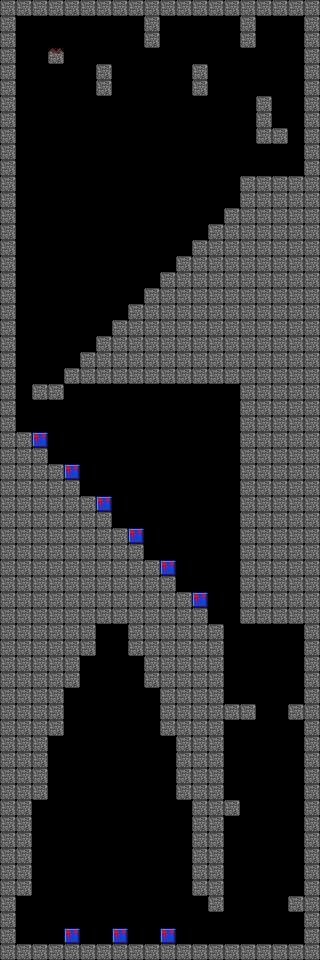

Tiled map render using the project's own tile images. Description and the map definition, with tile-layer contents summarised, below:
An orthogonal 20x60 tile map with 16x16 px tiles, 1 tile layer (blocks) and 5 objects.

<map version="1.0" orientation="orthogonal" width="20" height="60" tilewidth="16" tileheight="16">
 <properties>
  <property name="height" value="60" />
  <property name="max_blocks" value="-1:-1:-1" />
  <property name="width" value="20" />
 </properties>
 <tileset firstgid="1" source="blocks.tsx" />
 <layer name="blocks" width="20" height="60">
  <data>[1200 cells, 597 non-empty, 6 distinct tile ids]</data>
 </layer>
 <objectgroup name="objects" width="20" height="60">
  <object x="16" y="912" width="16" height="16">
   <properties>
    <property name="spawn_point" value="" />
   </properties>
  </object>
  <object x="224" y="624" width="80" height="80">
   <properties>
    <property name="gravity" value="" />
   </properties>
  </object>
  <object x="48" y="128" width="16" height="192">
   <properties>
    <property name="gravity" value="" />
   </properties>
  </object>
  <object x="112" y="128" width="16" height="128">
   <properties>
    <property name="gravity" value="" />
   </properties>
  </object>
  <object x="176" y="128" width="16" height="64">
   <properties>
    <property name="gravity" value="" />
   </properties>
  </object>
 </objectgroup>
</map>